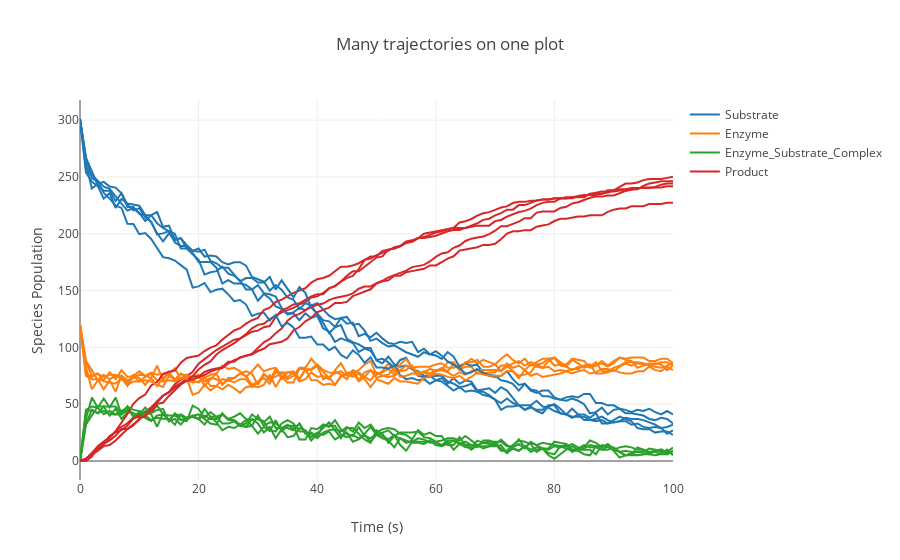

This figure's notebook cell:
### Code cell
results_many_trajectories.plotplotly(title="Many trajectories on one plot")
